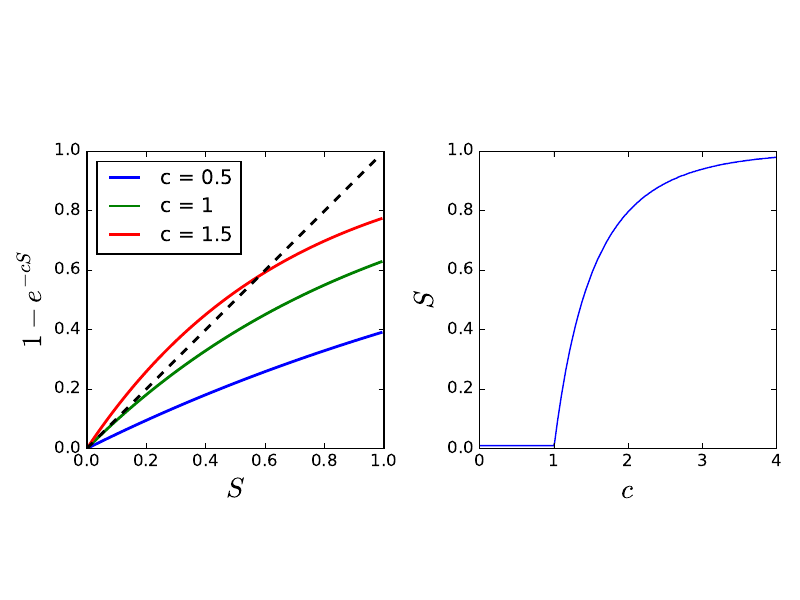

The script that saved this image:
import numpy as np
import matplotlib.pyplot as plt
plt.style.use('classic')

x = np.arange(0, 1, 0.01)

#for c in [0.5, 1, 1.5]:
#    y = 1 - np.exp(-c*x)
#    plt.plot(x, y, linewidth = 2, label = "c = " + str(c))
#    plt.legend(loc = 'upper left')
#
#plt.plot(x, x, '--', c = 'k', linewidth = 2)
#plt.ylim(0, 1)
#plt.gca().set_aspect('equal')
#plt.xlabel(r"$S$", fontsize = 20)
#plt.ylabel(r"$1-e^{-cS}$", fontsize = 20)
#plt.savefig('giant_component.pdf')

fig, ax = plt.subplots(1, 2)
for c in [0.5, 1, 1.5]:
    y = 1 - np.exp(-c*x)
    ax[0].plot(x, y, linewidth = 2, label = "c = " + str(c))
    ax[0].legend(loc = 'upper left')

ax[0].plot(x, x, '--', c = 'k', linewidth = 2)
plt.ylim(0, 1)
ax[0].set_aspect('equal')
ax[0].set_xlabel(r"$S$", fontsize = 20)
ax[0].set_ylabel(r"$1-e^{-cS}$", fontsize = 20)


c_vals = np.arange(0, 4, 0.01)
S_vals = []
for c in c_vals:
    
    x_vals = np.arange(0.01, 1, 0.001)
    
    diff = 1
    x0 = 0
    for x in x_vals:
        eps = abs(x-1+np.exp(-c*x))
        if  eps < diff:
            diff = eps 
            x0 = x
    
    S_vals.append(x0)

ax[1].plot(c_vals, S_vals)
ax[1].set_aspect(1/ax[1].get_data_ratio())
ax[1].set_xticks([0, 1, 2, 3, 4])
ax[1].set_xlabel(r"$c$", fontsize = 20)
ax[1].set_ylabel(r"$S$", fontsize = 20)

plt.tight_layout()
plt.savefig('giant_component.pdf', bboxinches = 'tight')
